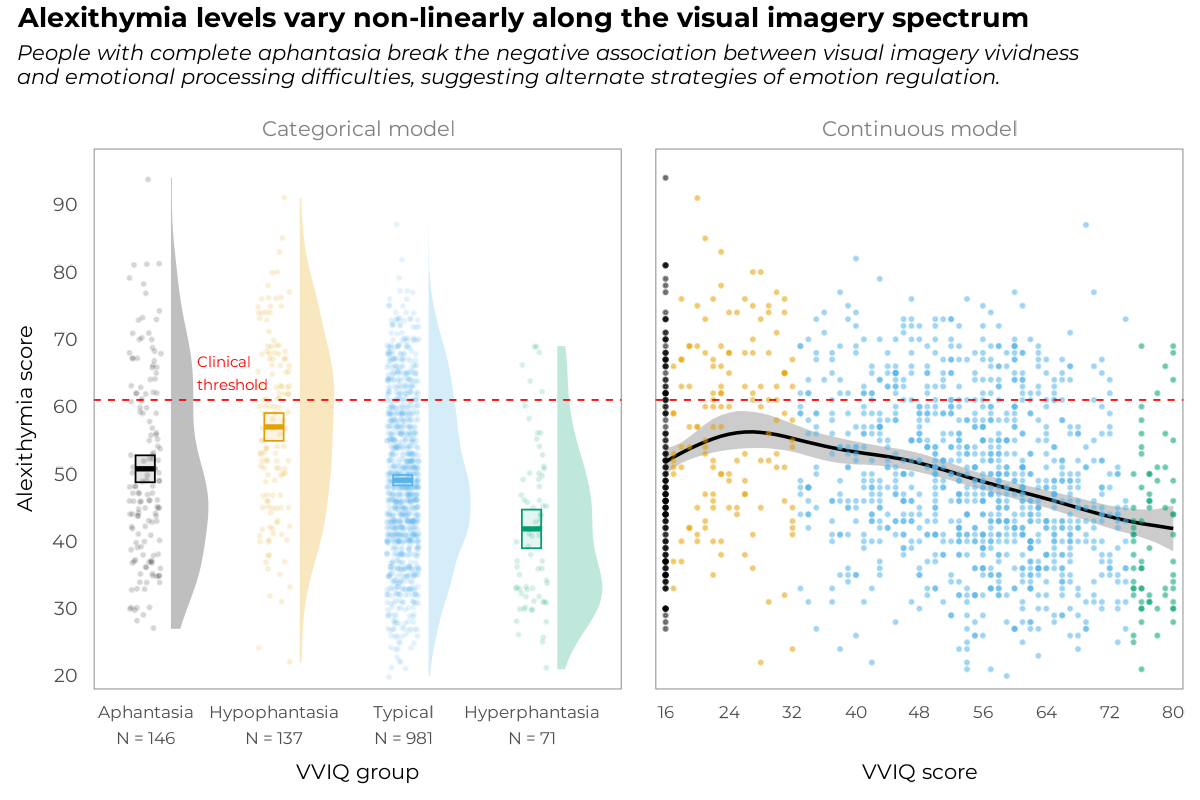

Here is the R script that generated this plot:
devtools::load_all()
pacman::p_load(brms, ggplot2, patchwork)

base_size <- 20
ax_titles <- 0.8
ax_rel_x <- 0.65
ax_rel_y <- 0.7

p_groups <-
  plot_group_violins(
    tas ~ vviq_group_4, 
    title = "Categorical model",
    x_lab = "VVIQ group",
    y_lab = "Alexithymia score",
    dot_size = 0.1,
    middle.linewidth = 0.3,
    base_size = base_size,
    axis_relative_size = 1,
    axis_relative_x = ax_rel_x,
    axis_relative_y = ax_rel_y,
    text = ggplot2::element_text(lineheight = 0.2),
    plot.title = element_text(
      size = rel(ax_titles), 
      color = "grey50",
      margin = ggplot2::margin(b = 1)
    ),
    axis.title = 
      ggplot2::element_text(size = ggplot2::rel(ax_titles)),
    axis.title.x = 
      ggplot2::element_text(margin = ggplot2::margin(t = 2)),
    axis.text.x.bottom = 
      ggplot2::element_text(margin = ggplot2::margin(t = 2)),
    axis.title.y = 
      ggplot2::element_text(margin = ggplot2::margin(r = 2)),
    axis.text.y.left = 
      ggplot2::element_text(margin = ggplot2::margin(r = 2)),
    panel.grid.major.y = ggplot2::element_blank(),
    panel.grid.minor.y = ggplot2::element_blank(),
    panel.border = ggplot2::element_rect(
      color = "grey50", fill = NA, linewidth = 0.1),
  ) + 
  plot_alexithymia_cutoff(
    linewidth = 0.1,
    txt_size = 4,
    txt_x = 1.4, 
    txt_y = 65,
    label = "Clinical\nthreshold",
    lineheight = 0.2
  ) +
  scale_discrete_aphantasia() +
  ggplot2::scale_y_continuous(
    limits = c(18, 96),
    breaks = seq(0, 100, by = 10),
    expand = ggplot2::expansion(
      mult = c(0, 0.03)
    )
  ) +
  ggplot2::scale_x_discrete(
    labels = c(
      "aphantasia"     = "Aphantasia\nN = 146",
      "hypophantasia"  = "Hypophantasia\nN = 137",
      "typical"        = "Typical\nN = 981",
      "hyperphantasia" = "Hyperphantasia\nN = 71"
    ),
    expand = ggplot2::expansion(
      mult = 0,
      add  = c(0.4, 0.7)
    )
  )

m_gam <- 
  fit_brms_model(
    formula = tas ~ s(vviq), 
    data = all_data,
    file = here::here("inst/models/gam_tot.rds")
  )

p_gam <-
  plot_gam_means(
    m_gam,
    title = "Continuous model",
    y_title = "Alexithymia score",
    base_size = base_size,
    axis_relative_size = 1,
    axis_relative_x = ax_rel_x,
    axis_relative_y = ax_rel_y,
    legend.position = "none",
    text = ggplot2::element_text(lineheight = 0.2),
    plot.title = element_text(
      size = rel(ax_titles), 
      color = "grey50",
      margin = ggplot2::margin(b = 1)
    ),
    axis.title = 
      ggplot2::element_text(size = ggplot2::rel(ax_titles)),
    axis.title.x = 
      ggplot2::element_text(margin = ggplot2::margin(t = 2)),
    axis.text.x.bottom = 
      ggplot2::element_text(margin = ggplot2::margin(t = 2)),
    axis.title.y = 
      ggplot2::element_text(margin = ggplot2::margin(r = 2)),
    axis.text.y.left = 
      ggplot2::element_text(margin = ggplot2::margin(r = 2)),
    panel.grid.major.y = ggplot2::element_blank(),
    panel.grid.minor.y = ggplot2::element_blank(),
    panel.grid.major.x = ggplot2::element_blank(),
    panel.grid.minor.x = ggplot2::element_blank(),
    panel.border = ggplot2::element_rect(
      color = "grey50", fill = NA, linewidth = 0.1),
  ) +
  plot_coloured_subjects(
    x = all_data$vviq, 
    y = all_data$tas,
    size = 0.1
  ) + 
  plot_alexithymia_cutoff(
    linewidth = 0.1,
    txt_size = 5,
    txt_x = 26,
    label = "",
    lineheight = 0.2
  ) +
  scale_discrete_aphantasia() +
  scale_x_vviq(breaks = seq(16, 80, by = 8)) +
  ggplot2::scale_y_continuous(
    limits = c(18, 96),
    breaks = seq(0, 100, by = 10),
    expand = ggplot2::expansion(
      mult = c(0, 0.03)
    )
  )

p <- 
  p_groups + plot_spacer() + p_gam +
  plot_layout(
    widths = c(1, 0.001, 1),
    ncol = 3,
    axes = "collect_y", 
    axis_titles = "collect_y"
  ) +
  plot_annotation(
    title = 
      "Alexithymia levels vary non-linearly along the visual imagery spectrum",
    subtitle = paste(
      "People with complete aphantasia break the negative association between",
      "visual imagery vividness\nand emotional processing difficulties,",
      "suggesting alternate strategies of emotion regulation."
    ),
    theme = ggplot2::theme(
      plot.title = 
        ggplot2::element_text(
          size = base_size,
          family = "Montserrat",
          margin = ggplot2::margin(b = 1.5),
          face = "bold",
          hjust = 0
      ),
      plot.subtitle = 
        ggplot2::element_text(
          size = base_size - 4,
          family = "Montserrat",
          margin = ggplot2::margin(b = 3),
          face = "italic",
          hjust = 0,
          lineheight = 0.15
        )
    )
  ) &
  ggplot2::theme(
    plot.margin = ggplot2::margin_auto(1, unit = "pt")
  )

save_ggplot(
  p,
  path = here::here("inst/visualisation/graphical_abstract.png"),
  width = 1200,
  height = 800,
  dpi = 600,
  units = "px",
  return = TRUE
)
